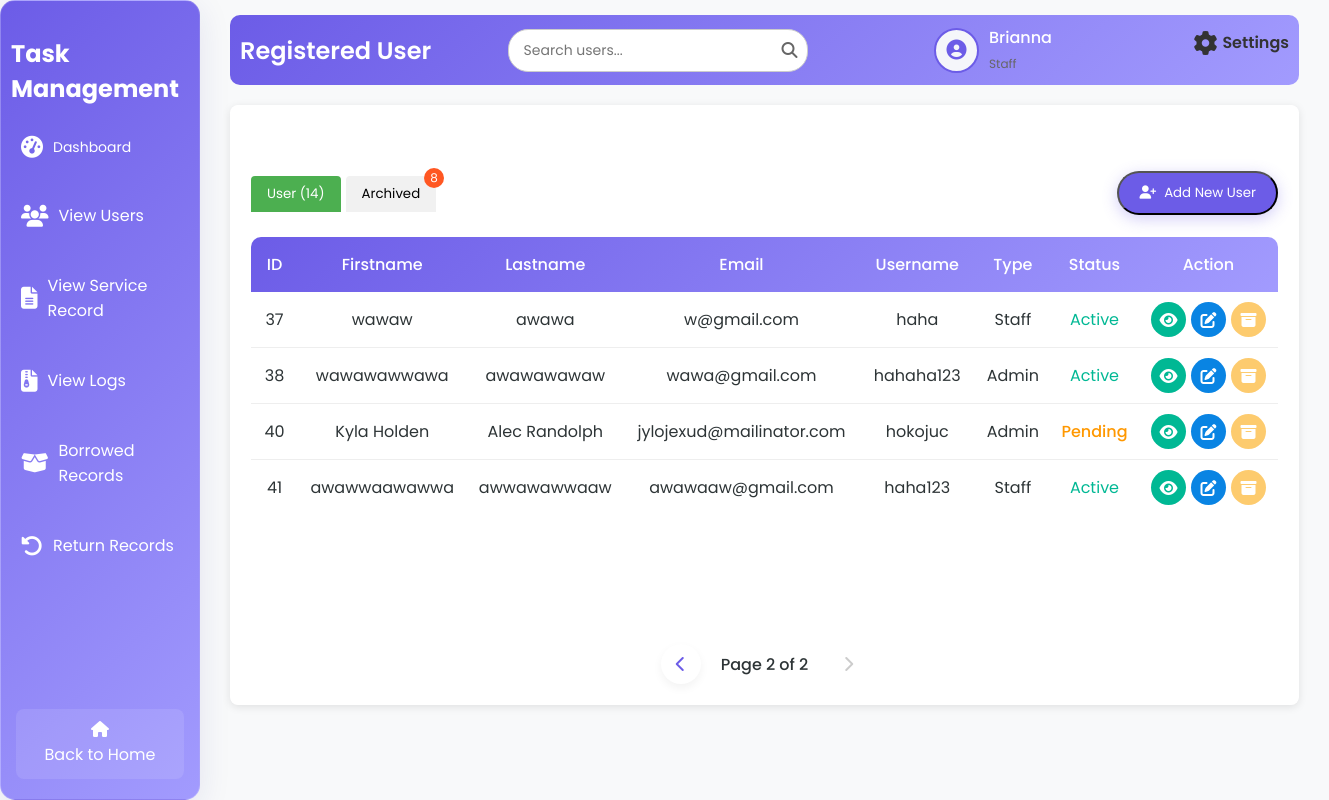
The app's page /viewU.php?tab=active&page=2 (signed in), older data.
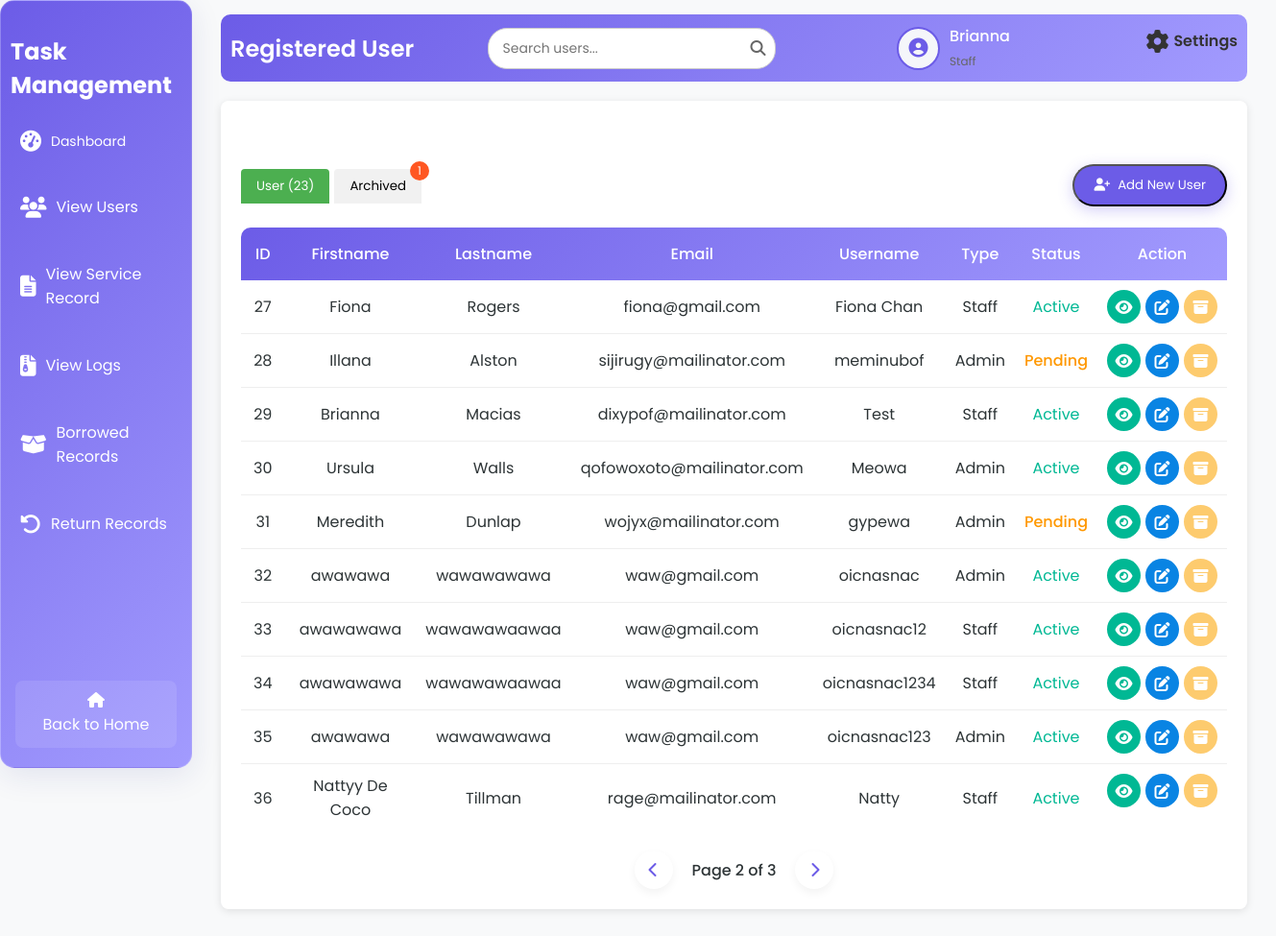
The same page, newer data.
### tables this page shows
CREATE TABLE `tbl_user` (
  `u_id` int(50) NOT NULL,
  `u_fname` varchar(200) NOT NULL,
  `u_lname` varchar(200) NOT NULL,
  `u_email` varchar(200) NOT NULL,
  `u_username` varchar(200) NOT NULL,
  `u_password` varchar(200) NOT NULL,
  `u_type` varchar(200) NOT NULL,
  `u_status` varchar(200) NOT NULL
);

### viewU.php (the view, shortened to what the changed rows need)
<?php
include 'db.php';
$username = $_SESSION['username'];
$firstName = '';
$userType = '';
if ($conn) {
    $sqlUser = "SELECT u_fname, u_lname, u_type FROM tbl_user WHERE u_username = ?";
    $stmt = $conn->prepare($sqlUser);
    $stmt->bind_param("s", $username);
    $stmt->execute();
    $resultUser = $stmt->get_result();
    if ($resultUser->num_rows > 0) {
        $row = $resultUser->fetch_assoc();
        $firstName = $row['u_fname'];
        $userType = $row['u_type'];
    }
    $limit = 10;
    $page = isset($_GET['page']) ? (int)$_GET['page'] : 1;
    $offset = ($page - 1) * $limit;
    $countQuery = "SELECT COUNT(*) as total FROM tbl_user WHERE u_status IN ('active', 'pending')";
    $countResult = $conn->query($countQuery);
    $totalUsers = $countResult->fetch_assoc()['total'];
    $totalPages = ceil($totalUsers / $limit);
    $sql = "SELECT u_id, u_fname, u_lname, u_email, u_username, u_type, u_status FROM tbl_user WHERE u_status IN ('active', 'pending') LIMIT ?, ?";
    $stmt = $conn->prepare($sql);
    $stmt->bind_param("ii", $offset, $limit);
    $stmt->execute();
    $activeAndPendingUsers = $stmt->get_result();
    $archivedCountQuery = "SELECT COUNT(*) as total FROM tbl_archive";
    $archivedCountResult = $conn->query($archivedCountQuery);
    $totalArchived = $archivedCountResult->fetch_assoc()['total'];
} else {
    echo "Database connection failed.";
    exit();
}
?>
<!DOCTYPE html>
<html lang="en">
<head>
    <link rel="stylesheet" href="viewUS.css">
    <link rel="stylesheet" href="https://cdnjs.cloudflare.com/ajax/libs/font-awesome/6.6.0/css/all.min.css" />
</head>
<body>
<div class="wrapper">
    <div class="sidebar glass-container">
        <h2>Task Management</h2>
    </div>
    <div class="container">
        <div class="upper">
            <h1>Registered User</h1>
            <div class="user-profile">
                <div class="user-details">
                    <span><?php echo htmlspecialchars($firstName, ENT_QUOTES, 'UTF-8'); ?></span>
                    <small><?php echo htmlspecialchars(ucfirst($userType), ENT_QUOTES, 'UTF-8'); ?></small>
                </div>
            </div>
        </div>
        <div class="table-box glass-container">
            <div class="tab-buttons">
                <button class="tab-btn active" onclick="showTab('active')">User (<?php echo $totalUsers; ?>)</button>
                <button class="tab-btn" onclick="showTab('archived')">
                    Archived
                    <?php if ($totalArchived > 0): ?>
                        <span class="tab-badge"><?php echo $totalArchived; ?></span>
                    <?php endif; ?>
                </button>
            </div>
            <div id="active-users-tab" class="active">
                <table id="active-users-table">
                    <thead>
                        <tr>
                            <th>ID</th>
                            <th>Firstname</th>
                            <th>Lastname</th>
                            <th>Email</th>
                            <th>Username</th>
                            <th>Type</th>
                            <th>Status</th>
                            <th>Action</th>
                        </tr>
                    </thead>
                    <tbody>
                        <?php
                        if ($activeAndPendingUsers->num_rows > 0) {
                            while ($row = $activeAndPendingUsers->fetch_assoc()) {
                                echo "<tr>
                                        <td>{$row['u_id']}</td>
                                        <td>{$row['u_fname']}</td>
                                        <td>{$row['u_lname']}</td>
                                        <td>{$row['u_email']}</td>
                                        <td>{$row['u_username']}</td>
                                        <td>" . ucfirst(strtolower($row['u_type'])) . "</td>
                                        <td class='status-" . strtolower($row['u_status']) . "'>" . ucfirst(strtolower($row['u_status'])) . "</td>
                                        <td class='action-buttons'>
                                            <a class='view-btn' onclick=\"showViewModal('{$row['u_id']}', '{$row['u_fname']}', '{$row['u_lname']}', '{$row['u_email']}', '{$row['u_username']}', '{$row['u_type']}', '{$row['u_status']}')\" title='View'><i class='fas fa-eye'></i></a>
                                            <a class='edit-btn' onclick=\"showEditModal('{$row['u_id']}', '{$row['u_fname']}', '{$row['u_lname']}', '{$row['u_email']}', '{$row['u_username']}', '{$row['u_type']}', '{$row['u_status']}')\" title='Edit'><i class='fas fa-edit'></i></a>
                                            <a class='archive-btn' onclick=\"showArchiveModal('{$row['u_id']}', '{$row['u_fname']} {$row['u_lname']}')\" title='Archive'><i class='fas fa-archive'></i></a>
                                        </td>
                                      </tr>";
                            }
                        } else {
                            echo "<tr><td colspan='8' style='text-align: center;'>No active or pending users found.</td></tr>";
                        }
                        ?>
                    </tbody>
                </table>
                <div class="pagination">
                    <?php if ($page > 1): ?>
                        <a href="?tab=active&page=<?php echo $page - 1; ?>" class="pagination-link"><i class="fas fa-chevron-left"></i></a>
                    <?php else: ?>
                        <span class="pagination-link disabled"><i class="fas fa-chevron-left"></i></span>
                    <?php endif; ?>
                    <span class="current-page">Page <?php echo $page; ?> of <?php echo $totalPages; ?></span>
                    <?php if ($page < $totalPages): ?>
                        <a href="?tab=active&page=<?php echo $page + 1; ?>" class="pagination-link"><i class="fas fa-chevron-right"></i></a>
                    <?php else: ?>
                        <span class="pagination-link disabled"><i class="fas fa-chevron-right"></i></span>
                    <?php endif; ?>
                </div>
            </div>
        </div>
    </div>
</div>
</body>
</html>

Row changes from the older to the newer data that the page shows:
no longer on this page (row edited): tbl_user: u_id "37", u_fname "wawaw", u_lname "awawa", u_email "w@gmail.com", u_username "haha", u_type "Staff", u_status "Active"
no longer on this page (row edited): tbl_user: u_id "38", u_fname "wawawawwawa", u_lname "awawawawaw", u_email "wawa@gmail.com", u_username "hahaha123", u_type "Admin", u_status "Active"
removed tbl_user: u_id "40", u_fname "Kyla Holden", u_lname "Alec Randolph", u_email "jylojexud@mailinator.com", u_username "hokojuc", u_type "Admin", u_status "Pending"
removed tbl_user: u_id "41", u_fname "awawwaawawwa", u_lname "awwawawwaaw", u_email "awawaaw@gmail.com", u_username "haha123", u_type "Staff", u_status "Active"
now on one of the page's lists (row edited): tbl_user: u_id "29", u_fname "Brianna", u_lname "Macias", u_email "dixypof@mailinator.com", u_username "Test", u_type "Staff", u_status "Active"
now on this page (row unchanged): tbl_user: u_id "27", u_fname "Fiona", u_lname "Rogers", u_email "fiona@gmail.com", u_username "Fiona Chan", u_type "Staff", u_status "Active"
now on this page (row unchanged): tbl_user: u_id "28", u_fname "Illana", u_lname "Alston", u_email "sijirugy@mailinator.com", u_username "meminubof", u_type "Admin", u_status "Pending"
now on this page (row unchanged): tbl_user: u_id "30", u_fname "Ursula", u_lname "Walls", u_email "qofowoxoto@mailinator.com", u_username "Meowa", u_type "Admin", u_status "Active"
now on this page (row unchanged): tbl_user: u_id "31", u_fname "Meredith", u_lname "Dunlap", u_email "wojyx@mailinator.com", u_username "gypewa", u_type "Admin", u_status "Pending"
now on this page (row unchanged): tbl_user: u_id "32", u_fname "awawawa", u_lname "wawawawawa", u_email "waw@gmail.com", u_username "oicnasnac", u_type "Admin", u_status "Active"
now on this page (row unchanged): tbl_user: u_id "33", u_fname "awawawawa", u_lname "wawawawaawaa", u_email "waw@gmail.com", u_username "oicnasnac12", u_type "Staff", u_status "Active"
now on this page (row unchanged): tbl_user: u_id "34", u_fname "awawawawa", u_lname "wawawawaawaa", u_email "waw@gmail.com", u_username "oicnasnac1234", u_type "Staff", u_status "Active"
now on this page (row unchanged): tbl_user: u_id "35", u_fname "awawawa", u_lname "wawawawawa", u_email "waw@gmail.com", u_username "oicnasnac123", u_type "Admin", u_status "Active"
now on this page (row edited): tbl_user: u_id "36", u_fname "Nattyy De Coco", u_lname "Tillman", u_email "rage@mailinator.com", u_username "Natty", u_type "Staff", u_status "Active"
Text that changed along with them:
$totalUsers: "14" → "23"
$totalArchived: "8" → "1"
$totalPages: "2" → "3"
